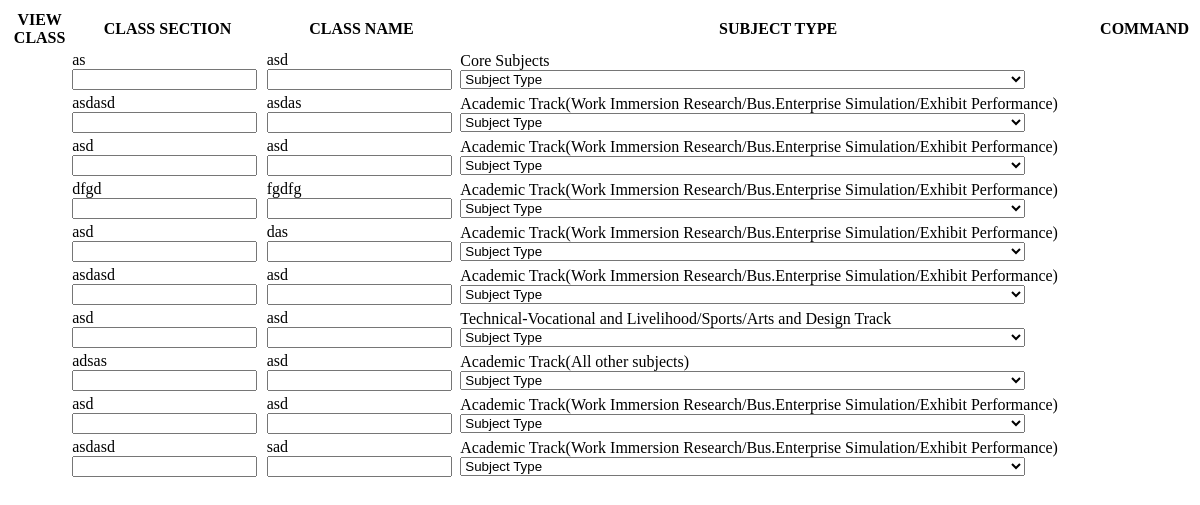
/searchclasses/ (signed in), run on an earlier commit of the app's database.
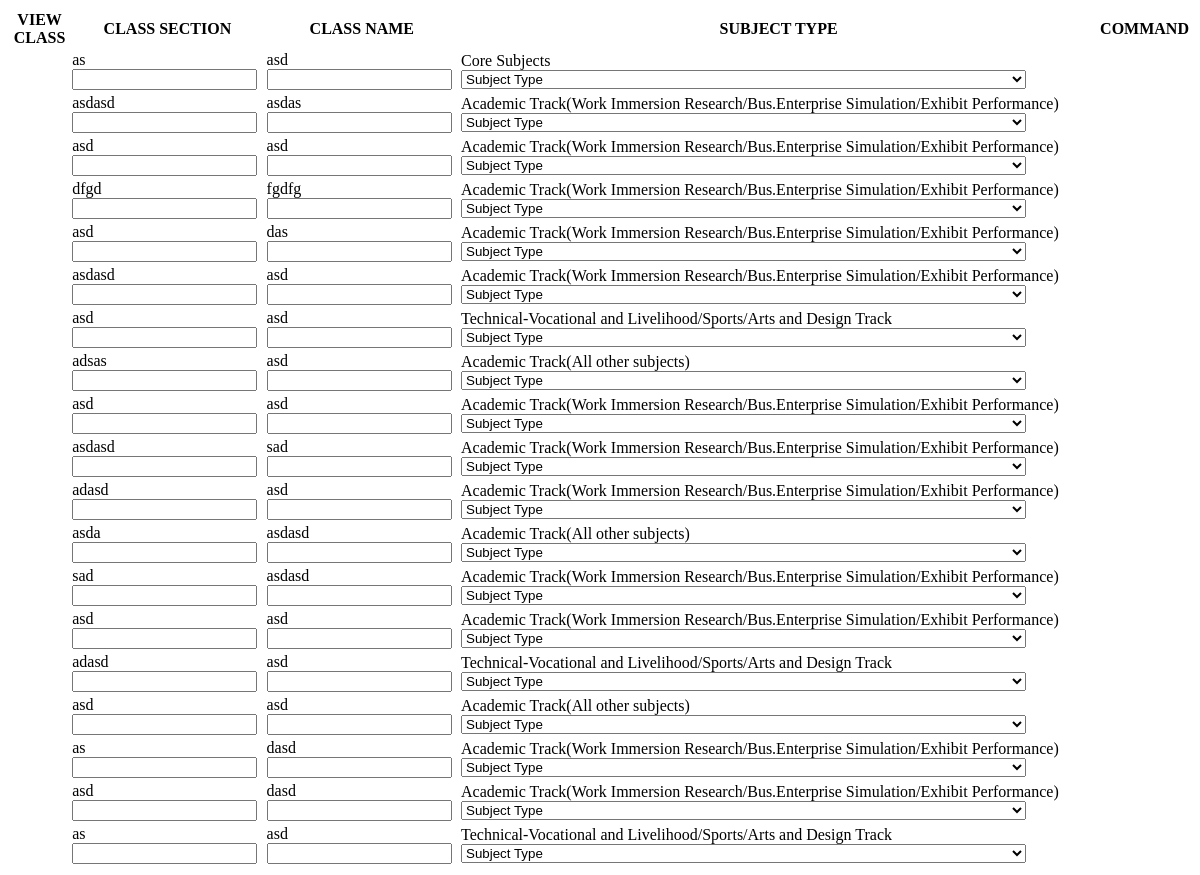
And on a later commit of the database.
### classrecord/models.py (models this page shows, shortened)
class Class(models.Model):
    name = models.CharField(max_length=200)
    section = models.CharField(max_length=200)
    subject_type = models.ForeignKey(SubjectType, default=1)
    user = models.ForeignKey(User)
    hidden = models.CharField(max_length=2, default=0)

class SubjectType(models.Model):
    name = models.CharField(max_length=200)
    written_works = models.CharField(max_length=200)
    performance_tasks = models.CharField(max_length=200)
    quarterly_assessments = models.CharField(max_length=200)
    grading_system = models.ForeignKey(GradingSystem, default=1)

### classrecord/views.py (the view)
# urls.py: url(r'^searchclasses/$', searchclasses),
def searchclasses(request):
    user_instance = request.user
    result = Class.objects.filter(user=user_instance, hidden='0')
    if len(result) == 0:
        return HttpResponse('')
    else:
        system = UserSystem.objects.get(user=user_instance)
        grading_system = GradingSystem.objects.get(id=system.grading_system.id)
        subject_types = SubjectType.objects.filter(grading_system=grading_system)
        return render(request, 'tables/class.html', {'classes': result, 'subject_types': subject_types})

### templates/tables/class.html (shortened to what this page needs)
{% load staticfiles %}
<table id="myClassTable" class="table table-responsive">
    <thead>
    <tr>
        <th>VIEW CLASS</th>
        <th>CLASS SECTION</th>
        <th>CLASS NAME</th>
        <th>SUBJECT TYPE</th>
        <th>COMMAND</th>
    </tr>
    </thead>
    <tbody>
        {% for class in classes %}
        <tr id="tr{{ class.id }}">
            <td>
            </td>
            <td>
                <span id="tdclasssection{{ class.id }}" class="tdclasssection">{{ class.section }}</span>
                <span class="editclassform"><input id="inputclasssection{{ class.id }}" class="form-control hidden inputs"></span>
            </td>
            <td>
                <span id="tdclassname{{ class.id }}" class="tdclassname">{{ class.name }}</span>
                <span class="editclassform"><input id="inputclassname{{ class.id }}" class="form-control hidden inputs"></span>
            </td>
            <td>
                <span id="tdsubject_type{{ class.id }}" class="tdsubject_type">{{ class.subject_type.name }}</span>
                <span class="editclassform">
                    <select class="form-control hidden trsubject_type" id="trsubject_type{{ class.id }}">
                        <option disabled="disabled" selected="selected" value="0">Subject Type</option>
                    </select>
                </span>
            </td>
            <td>
            </td>
        </tr>
        {% endfor %}
    </tbody>
</table>

What changed in the data, as far as the page shows it:
added Class: section "adasd", name "asd", subject_type.name "Academic Track(Work Immersion Research/Bus.Enterprise Simulation/Exhibit Performance)"
added Class: section "asda", name "asdasd", subject_type.name "Academic Track(All other subjects)"
added Class: section "sad", name "asdasd", subject_type.name "Academic Track(Work Immersion Research/Bus.Enterprise Simulation/Exhibit Performance)"
added Class: section "asd", name "asd", subject_type.name "Academic Track(Work Immersion Research/Bus.Enterprise Simulation/Exhibit Performance)"
added Class: section "adasd", name "asd", subject_type.name "Technical-Vocational and Livelihood/Sports/Arts and Design Track"
added Class: section "asd", name "asd", subject_type.name "Academic Track(All other subjects)"
added Class: section "as", name "dasd", subject_type.name "Academic Track(Work Immersion Research/Bus.Enterprise Simulation/Exhibit Performance)"
added Class: section "asd", name "dasd", subject_type.name "Academic Track(Work Immersion Research/Bus.Enterprise Simulation/Exhibit Performance)"
added Class: section "as", name "asd", subject_type.name "Technical-Vocational and Livelihood/Sports/Arts and Design Track"
